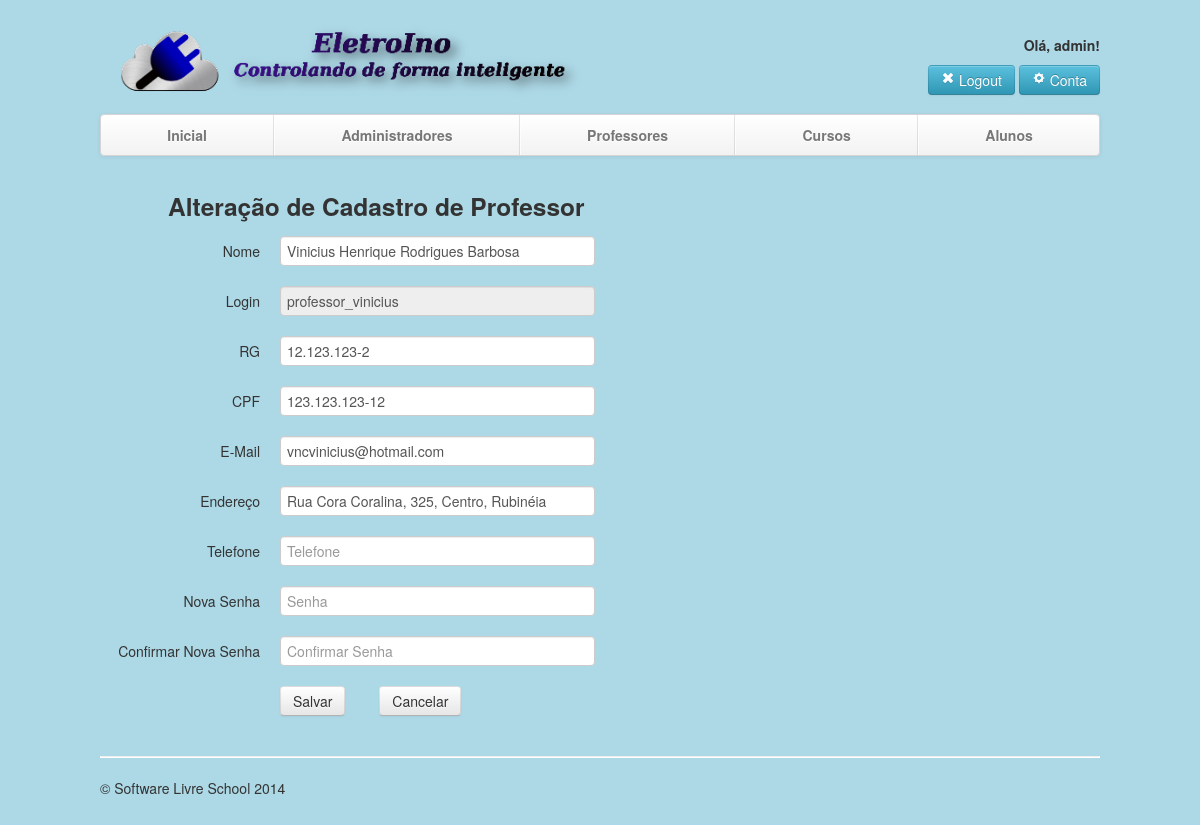
The app's page /sistema/admin/alterar-professor.php?id=1 (signed in) with its own data.
### tables this page shows
CREATE TABLE `professores` (
  `id_professor` int(11) NOT NULL AUTO_INCREMENT,
  `nome` varchar(150) NOT NULL,
  `login` varchar(50) NOT NULL,
  `senha` varchar(50) NOT NULL,
  `email` varchar(120) NOT NULL,
  `fone` varchar(20) NOT NULL,
  `endereco` varchar(250) NOT NULL,
  `rg` varchar(20) NOT NULL,
  `cpf` varchar(20) NOT NULL,
  PRIMARY KEY (`id_professor`)
);

### sistema/admin/alterar-professor.php (the view, shortened to what this page needs)
<?php include 'header-admin.php'; ?>
<?php include('../conexao.php');
try {
    $sql = "SELECT * FROM professores WHERE id_professor LIKE :id";
    $instrucao = $conexao->prepare($sql);
    $dados = array('id' => $_GET['id']);
    $instrucao->execute($dados);
    $linhas = $instrucao->fetchAll();
    foreach($linhas as $linha) {
?>
    <div class="row-fluid">
        <div class="span8">
            <h3>&nbsp;&nbsp;&nbsp;&nbsp;&nbsp;&nbsp;&nbsp;&nbsp;&nbsp; Alteração de Cadastro de Professor</h3>
            <form align="left" class="form-horizontal" method="post" action="tratar-alterar-professor.php?id=<?php echo $_GET['id'] ?>">
                <div class="control-group">
                    <label class="control-label" for="Nome">Nome</label>
                    <div class="controls">
                        <input class="span8" required type="text" name="nome" id="nome" placeholder="Nome" value="<?php echo $linha['nome'] ?>">
                    </div>
                </div>
                <div class="control-group">
                    <label class="control-label" for="Login">Login</label>
                    <div class="controls">
                        <input class="span8" type="text" disabled name="login" id="login" placeholder="Login" value="<?php echo $linha['login'] ?>">
                    </div>
                </div>
                <div class="control-group">
                    <label class="control-label" for="rg">RG</label>
                    <div class="controls">
                        <input class="span8" required type="text" name="rg" id="rg" placeholder="RG" value="<?php echo $linha['rg'] ?>">
                    </div>
                </div>
                  <div class="control-group">
                    <label class="control-label" for="cpf">CPF</label>
                    <div class="controls">
                        <input class="span8" required type="text" name="cpf" id="cpf" placeholder="CPF" value="<?php echo $linha['cpf'] ?>">
                    </div>
                </div>
                <div class="control-group">
                    <label class="control-label" for="Email">E-Mail</label>
                    <div class="controls">
                       <input class="span8" required type="text" name="email" id="email" placeholder="Email" value="<?php echo $linha['email'] ?>" oninput="validacaoEmail(this)">
                    </div>
                </div>
                <div class="control-group">
                    <label class="control-label" for="Endereco">Endereço</label>
                    <div class="controls">
                        <input class="span8" required type="text" name="endereco" id="endereco" placeholder="Endereço" value="<?php echo $linha['endereco'] ?>">
                    </div>
                </div>
                <div class="control-group">
                    <label class="control-label" for="Tel">Telefone</label>
                    <div class="controls">
                        <input class="span8" required type="text" name="telefone" id="telefone" placeholder="Telefone" value="<?php echo $linha['telefone'] ?>">
                    </div>
                </div>
                 <div class="control-group">
                    <label class="control-label" for="Senha"> Nova Senha</label>
                    <div class="controls">
                        <input class="span8" type="password" name="senha" id="senha" placeholder="Senha" >
                    </div>
                </div>
                <div class="control-group">
                    <label class="control-label" for="confsenha"> Confirmar Nova Senha</label>
                    <div class="controls">
                        <input class="span8" type="password" id="confsenha" oninput="validaSenha(this)" name="confsenha" placeholder="Confirmar Senha" >
                    </div>
                </div>
                <div class="control-group">
                    <div class="controls">
                        <button type="submit" class="btn">Salvar</button>
                        <button style="margin-left:30px;" id="cancelarprofessor" class="btn" onClick="cancelar();">  Cancelar</button>
                    </div>
                </div>
    <?php
        }
    }
    catch (PDOException $ex) {
        echo $ex->getMessage();
    }
    ?>
   </form>
</div>
</div>
<?php include 'footer-admin.php'; ?>

### css/mystyle.css (style rules this page uses)
body { padding-top: 20px; padding-bottom: 60px; }

### records on screen
professores: nome "Vinicius Henrique Rodrigues Barbosa", login "professor_vinicius", rg "12.123.123-2", cpf "123.123.123-12", email "vncvinicius@hotmail.com", endereco "Rua Cora Coralina, 325, Centro, Rubinéia"

### other values on screen
$_SESSION['login'] "admin"
